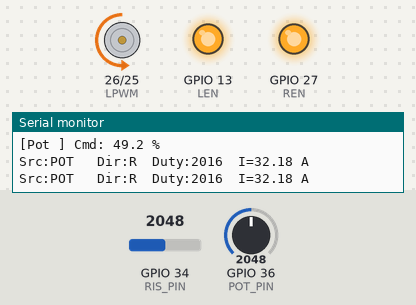
Bench run of a sketch on a simulated ESP32. Parts: motor-driver pin pairs drawn as motors (green arrow = first pin HIGH = forward, orange = second pin HIGH = backward, longer = more drive), output pins drawn as LEDs (lit = HIGH), the last lines printed to the serial monitor. Inputs (shaded band) come from the test bench; at power-on: GPIO 36 (POT_PIN) = 2048, GPIO 34 (RIS_PIN) = 2048 (analog values on the 0–4095 scale).

Above: at 1.4 s.
1.5 s: GPIO 36 (POT_PIN) set to 1007
At 1.8 s:
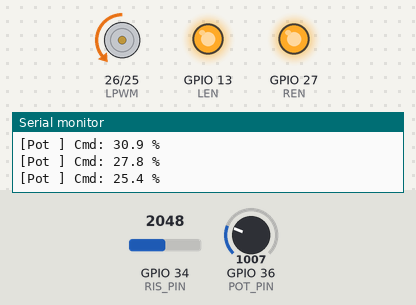
3.0 s: GPIO 36 (POT_PIN) set to 902
At 4.0 s:
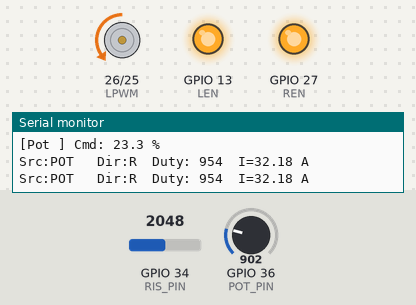
5.0 s: GPIO 36 (POT_PIN) set to 94
At 5.9 s:
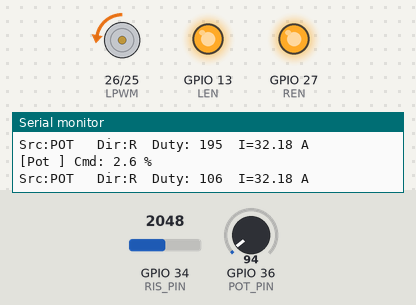
6.5 s: GPIO 36 (POT_PIN) set to 83
8.0 s: GPIO 36 (POT_PIN) set to 0
At 9.1 s:
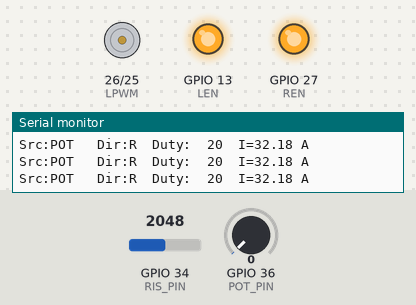
9.5 s: GPIO 36 (POT_PIN) set to 140
At 10.1 s:
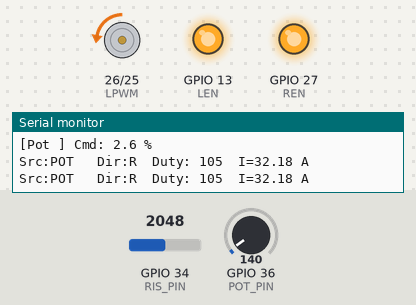
Timing chart, 0 to 12.0 s (numbered marks = the images above; inputs shaded):
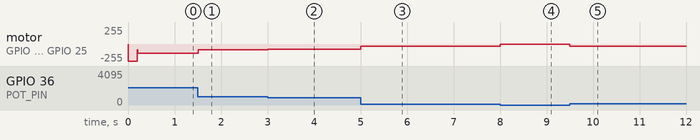

The sketch:

frasco_agitador_01.ino
```cpp
/****************************************************************************************
 *  ESP32 ▸ IBT-2 (BTS7960) 12 V DC-motor controller – Rev. D
 *  ─────────────────────────────────────────────────────────────────────────────────────
 *  Added in this revision
 *    1. Direction command  {"Dir":1}  (1 = right / forward, 0 = left / reverse)
 *    2. L_IS sense input on GPIO 35 is used when running left / reverse
 *    3. LEDC resolution raised to 12 bits (0…4095) at 15 kHz
 *    4. Potentiometer mapping and boost constant updated for 12 bits
 *    5. JSON parser accepts any combination of keys:  RPM_percent  and / or  Dir
 *
 *  Retained features
 *    • Manual speed with 10 kΩ pot (overrides if moved > ±2 %)
 *    • Wi-Fi Soft-AP + HTTP POST /cmd
 *    • USB-CDC JSON command on the virtual COM port
 *    • Priority:  newest JSON (Wi-Fi or USB)  >  pot movement
 *    • Current telemetry via R_IS / L_IS
 *
 *  Dependencies
 *    • Arduino-ESP32 core ≥ 3.0.0
 *    • ArduinoJson v6.x   (install via Library Manager)
 ****************************************************************************************/

#include <Arduino.h>
#include <WiFi.h>
#include <WebServer.h>
#include <ArduinoJson.h>

/* ───── Wi-Fi Soft-AP credentials ─────────────────────────────────────────────── */
constexpr const char* AP_SSID = "MotorBoeco";
constexpr const char* AP_PASS = "MotorBoeco";

/* ───── Hardware mapping ──────────────────────────────────────────────────────── */
constexpr int RPWM = 25;      // Right / forward PWM
constexpr int LPWM = 26;      // Left  / reverse PWM
constexpr int REN  = 27;      // Enable right half-bridge
constexpr int LEN  = 13;      // Enable left  half-bridge

constexpr int POT_PIN = 36;   // Potentiometer wiper  → ADC1_4
constexpr int RIS_PIN = 34;   // R_IS  → ADC1_6
constexpr int LIS_PIN = 35;   // L_IS  → ADC1_7

/* ───── PWM parameters ───────────────────────────────────────────────────────── */
constexpr uint32_t PWM_FREQ = 15000;   // 15 kHz
constexpr uint8_t  PWM_RES  = 12;      // 10-bit

/* ───── Current-sense calibration ────────────────────────────────────────────── */
constexpr float VREF   = 3.3f;
constexpr int   ADC_FS = 4095;         // 12-bit ADC
constexpr float RIS_R  = 1000.0f;
constexpr float ILIS_K = 19500.0f;

/* ───── Control constants ────────────────────────────────────────────────────── */
constexpr float    PERCENT_EPS = 2.0f;        // ±2 % pot dead-band
constexpr uint16_t BOOST_DUTY  = 4095;        // 100 % at 12 bits
constexpr uint16_t BOOST_MS    = 200;

/* ───── Global state ─────────────────────────────────────────────────────────── */
WebServer server(80);

enum class Source : uint8_t { POT, WIFI, USB };
volatile Source lastSource        = Source::POT;
volatile float  targetPercent     = 0.0f;      // 0…100
volatile bool   dirRight          = true;      // true = right / forward

/* ───── LEDC helper ──────────────────────────────────────────────────────────── */
static bool attachPwmPin(int pin)
{
    if (!ledcAttach(pin, PWM_FREQ, PWM_RES)) {
        Serial.printf("LEDC attach failed on GPIO %d\n", pin);
        return false;
    }
    ledcWrite(pin, 0);
    return true;
}

/* ───── Motor drive ─────────────────────────────────────────────────────────── */
void applyDuty(uint16_t duty12)
{
    digitalWrite(REN, HIGH);
    digitalWrite(LEN, HIGH);

    if (dirRight) {
        ledcWrite(RPWM, duty12); // pin, not channel
        ledcWrite(LPWM, 0);
    } else {
        ledcWrite(RPWM, 0);
        ledcWrite(LPWM, duty12);
    }
}

void brakeMotor()
{
    ledcWrite(RPWM, 0);
    ledcWrite(LPWM, 0);
}

/* ───── Potentiometer helpers ───────────────────────────────────────────────── */
static uint16_t readPotRaw()               { return analogRead(POT_PIN); }
static float    rawToPercent(uint16_t r)   { return r * 100.0f / ADC_FS; }

/* ───── JSON command handler (shared by Wi-Fi & USB) ───────────────────────── */
static bool parseAndApplyJson(const String& s, Source src)
{
    StaticJsonDocument<192> doc;
    if (deserializeJson(doc, s)) return false;

    bool valid = false;

    /* RPM_percent ------------------------------------------------------------ */
    if (doc.containsKey("RPM_percent")) {
        float pct = doc["RPM_percent"];
        if (pct >= 0.0f && pct <= 100.0f) {
            targetPercent = pct;
            valid = true;
        } else {
            Serial.printf("[%s] RPM_percent out of range\n",
                          (src == Source::WIFI ? "Wi-Fi" : "USB "));
        }
    }

    /* Dir -------------------------------------------------------------------- */
    if (doc.containsKey("Dir")) {
        int d = doc["Dir"];
        if (d == 0 || d == 1) {
            dirRight = (d == 1);
            valid = true;
        } else {
            Serial.printf("[%s] Dir must be 0 or 1\n",
                          (src == Source::WIFI ? "Wi-Fi" : "USB "));
        }
    }

    if (valid) {
        lastSource = src;
        Serial.printf("[%s] Cmd: %.1f %%  Dir:%s\n",
                      (src == Source::WIFI ? "Wi-Fi" : "USB "),
                      targetPercent, dirRight ? "Right" : "Left");
    }
    return valid;
}

/* ───── HTTP handler ────────────────────────────────────────────────────────── */
static void handleCmd()
{
    if (server.method() != HTTP_POST) { server.send(405); return; }

    if (!parseAndApplyJson(server.arg("plain"), Source::WIFI)) {
        server.send(422, "text/plain",
                    "JSON: {\"RPM_percent\":0-100, \"Dir\":0|1}");
        return;
    }
    server.send(200, "text/plain", "OK");
}

/* ───── USB-CDC command poller ─────────────────────────────────────────────── */
static void pollSerialCmd()
{
    static String buf;
    while (Serial.available()) {
        char c = char(Serial.read());
        if (c == '\n' || c == '\r') {
            if (buf.length()) parseAndApplyJson(buf, Source::USB);
            buf.clear();
        } else if (buf.length() < 180) buf += c;
    }
}

/* ───── Setup ──────────────────────────────────────────────────────────────── */
void setup() {
    Serial.begin(115200);
    analogReadResolution(12);
    analogSetPinAttenuation(POT_PIN, ADC_11db);

    pinMode(REN, OUTPUT);
    pinMode(LEN, OUTPUT);
    digitalWrite(REN, HIGH);
    digitalWrite(LEN, HIGH);

    /* --- LEDC initialisation ------------------------------------ */
    if (!ledcAttach(RPWM, PWM_FREQ, PWM_RES)) {
        Serial.println("Failed to configure RPWM");
        while (true) delay(1000);
    }
    ledcWrite(RPWM, 0);

    if (!ledcAttach(LPWM, PWM_FREQ, PWM_RES)) {
        Serial.println("Failed to configure LPWM");
        while (true) delay(1000);
    }
    ledcWrite(LPWM, 0);

    /* --- Wi-Fi soft-AP and HTTP server -------------------------- */
    WiFi.mode(WIFI_AP);
    WiFi.softAP(AP_SSID, AP_PASS);
    Serial.printf("AP  %s  IP: %s\n",
                  AP_SSID, WiFi.softAPIP().toString().c_str());
    server.on("/cmd", handleCmd);
    server.begin();

    applyDuty(BOOST_DUTY);
    delay(BOOST_MS);
    brakeMotor();
    Serial.println("Ready.");
}


/* ───── Main loop ──────────────────────────────────────────────────────────── */
void loop()
{
    server.handleClient();
    pollSerialCmd();

    /* ─── Potentiometer with exponential smoothing ────────────────────────── */
    static float smoothedPotRaw = 0.0f;
    static uint16_t lastPotRaw = 0;
    constexpr float ALPHA = 0.5f;               // smoothing factor: 0 < α < 1
    constexpr uint16_t CLIP_THRESH = 4080;      // reject spurious 4095

    uint16_t sample = analogRead(POT_PIN);
    if (sample < CLIP_THRESH) {
        smoothedPotRaw = ALPHA * sample + (1.0f - ALPHA) * smoothedPotRaw;
    }

    uint16_t potRaw = uint16_t(smoothedPotRaw);

    if (abs(int(potRaw) - int(lastPotRaw)) > (ADC_FS * PERCENT_EPS / 100.0f)) {
        lastPotRaw    = potRaw;
        targetPercent = rawToPercent(potRaw);
        lastSource    = Source::POT;
        Serial.printf("[Pot ] Cmd: %.1f %%\n", targetPercent);
    }

    /* ─── PWM update every 10 ms ──────────────────────────────────────────── */
    static uint32_t tLast = 0;
    if (millis() - tLast >= 10) {
        uint16_t duty = getEffectiveDuty(targetPercent);
        applyDuty(duty);
        tLast = millis();
    }

    /* ─── Telemetry every 500 ms ──────────────────────────────────────────── */
    static uint32_t tTel = 0;
    if (millis() - tTel >= 500) {
        int   adc = analogRead(dirRight ? RIS_PIN : LIS_PIN);
        float v   = adc * VREF / ADC_FS;
        float i   = (v / RIS_R) * ILIS_K;

        const char* src =
            (lastSource == Source::POT  ? "POT " :
             lastSource == Source::WIFI ? "WIFI" : "USB ");

        Serial.printf("Src:%s  Dir:%c  Duty:%4u  I=%.2f A\n",
                      src, dirRight ? 'R' : 'L',
                      uint16_t(targetPercent * 40.95f), i);
        tTel = millis();
    }
}

uint16_t getEffectiveDuty(float pct)
{
    constexpr float PWM_SCALE = 40.95f;    // 100 % → 4095
    constexpr float OFF_THRESH = 1.0f;     // % below which output goes to 0
    constexpr float ON_THRESH  = 1.5f;     // hysteresis restore

    constexpr float MIN_EFF_PCT = 10.0f;   // minimum effective duty %
    constexpr float MAX_EFF_PCT = 100.0f;

    static bool motorOff = false;

    if (pct < OFF_THRESH && !motorOff) {
        motorOff = true;
        return 0;
    }
    if (pct >= ON_THRESH && motorOff) {
        motorOff = false;
    }

    if (motorOff) return 0;

    // Apply linear scaling: map 0–100 input → 10–100 effective duty %
    float effPct = MIN_EFF_PCT + pct * (MAX_EFF_PCT - MIN_EFF_PCT) / 100.0f;

    return uint16_t(effPct * PWM_SCALE);
}
```

Measured:
- after the input at 1.5 s, motor on GPIO 26 (LPWM) / GPIO 25 (RPWM): backward 138/255 → backward 84/255 at once
- after the input at 3.0 s, motor on GPIO 26 (LPWM) / GPIO 25 (RPWM): backward 84/255 → backward 79/255 at once
- after the input at 5.0 s, motor on GPIO 26 (LPWM) / GPIO 25 (RPWM): backward 79/255 → backward 31/255 at once
- after the input at 8.0 s, motor on GPIO 26 (LPWM) / GPIO 25 (RPWM): backward 31/255 → stopped at once
- after the input at 9.5 s, motor on GPIO 26 (LPWM) / GPIO 25 (RPWM): stopped → backward 31/255 at once
